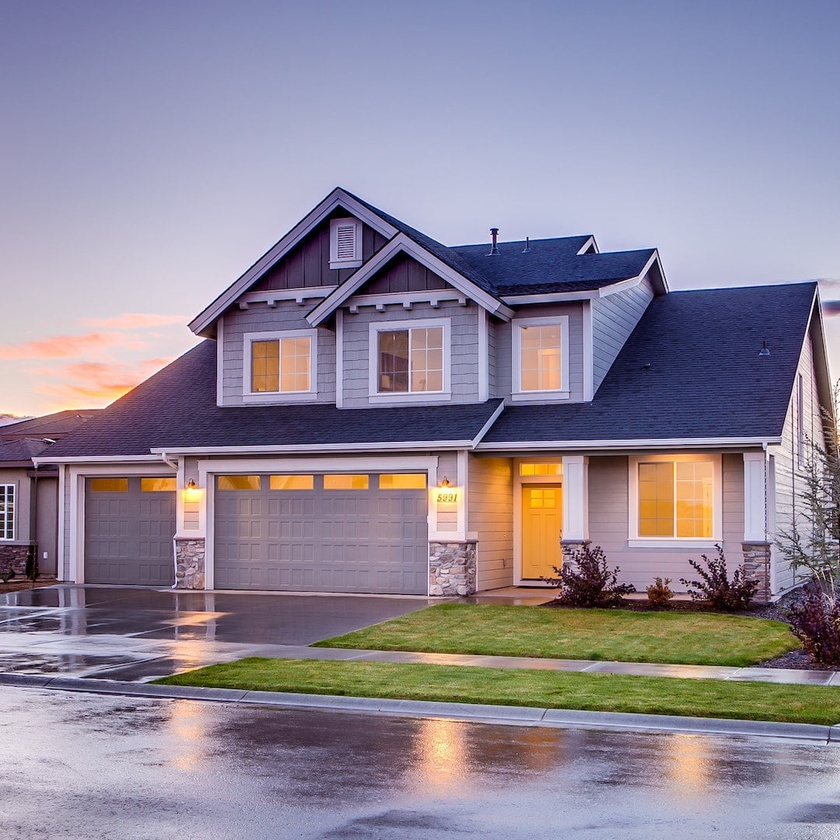
#> input picture 06-Edges/Data/house.jpg, 840 x 840 px, shrunk from 1080 x 1080 before the run, found by its file name
$ jupyter execute 04-edgeDetection.ipynb   (older library calls are emulated)
#> lines starting #> are read from the running program, lines starting #| are printed output that depends on the picture
[cell 1]
import cv2
import numpy as np
import matplotlib.pyplot as plt

[cell 2]
img = cv2.cvtColor(cv2.imread("D:\Computer-Vision\Image-Processing\Edges\edge\house.jpg"),cv2.COLOR_BGR2RGB)

[cell 3]
plt.imshow(img)
plt.show()

[cell 4]
custom_edge_detection_x = np.array([[0,  0,  0],
                                    [-1, 0, +1],
                                    [0,  0,  0]])

custom_edge_detection_y = np.array([[0, -1,  0],
                                    [0,  0,  0],
                                    [0, +1,  0]])

[cell 5]
img_edge_x = cv2.filter2D(img,-1,custom_edge_detection_x)

Can not detect the leftside edges bacause of that uint8 can not support the negative values. (When use the filters like X its going to calculate the next pixel value with the perivious one like this >>> (-1 * I0) + (0*I1) + (+1 * I2) and if I2 < I0 then answer is negative)

[cell 6]
plt.imshow(img_edge_x)
plt.show()

Change DataType to float 64bit For supporting the negative values that uint 8bit can not support

Then converting negative values to positive with cv2.convertScaleAbs and solving the negative points also the format 64F to uint8.

[cell 7]
img_edge_x = cv2.filter2D(img,cv2.CV_64F,custom_edge_detection_x)
img_edge_x = cv2.convertScaleAbs(img_edge_x)
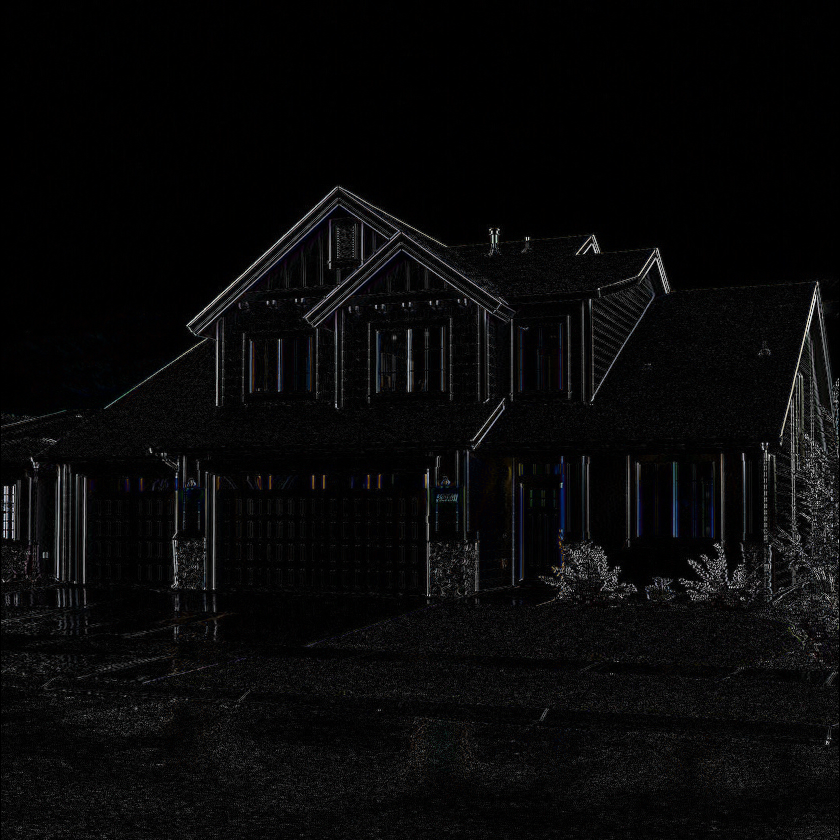
#> img_edge_x: shape (840, 840, 3); mean R, G, B 8.7, 8.7, 9

[cell 8]
img_edge_x.max()
#> Out = 254

[cell 9]
plt.imshow(img_edge_x)
plt.show()

Edge: Y

[cell 10]
img_edge_y = cv2.filter2D(img,cv2.CV_64F,custom_edge_detection_y)
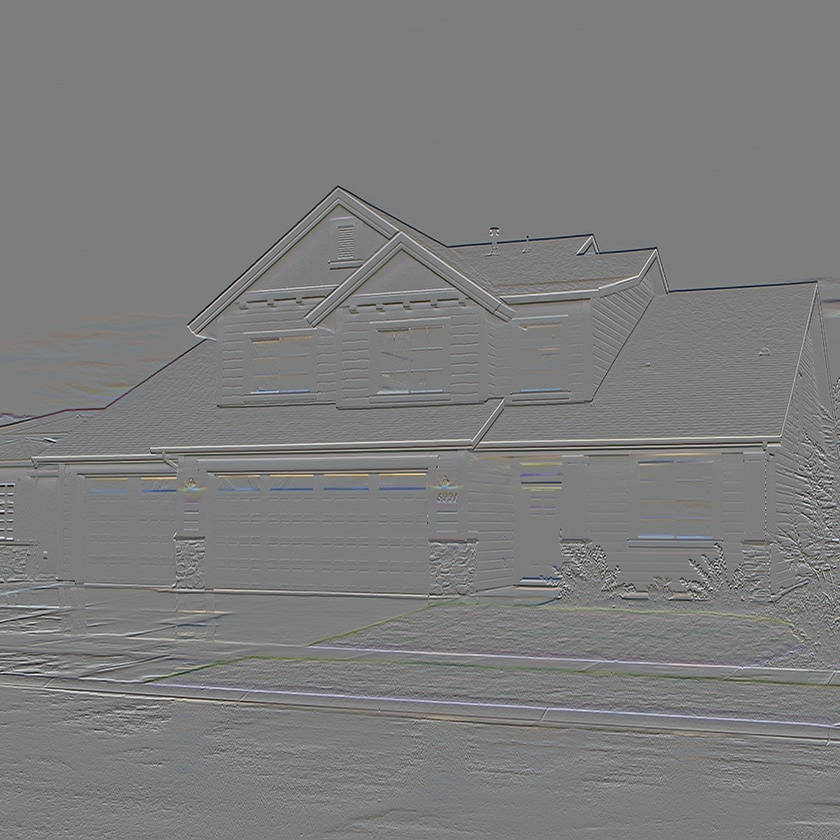
#> img_edge_y: shape (840, 840, 3) float64; mean R, G, B 0.1, 0.1, 0; drawn with min black and max white
img_edge_y = cv2.convertScaleAbs(img_edge_y)
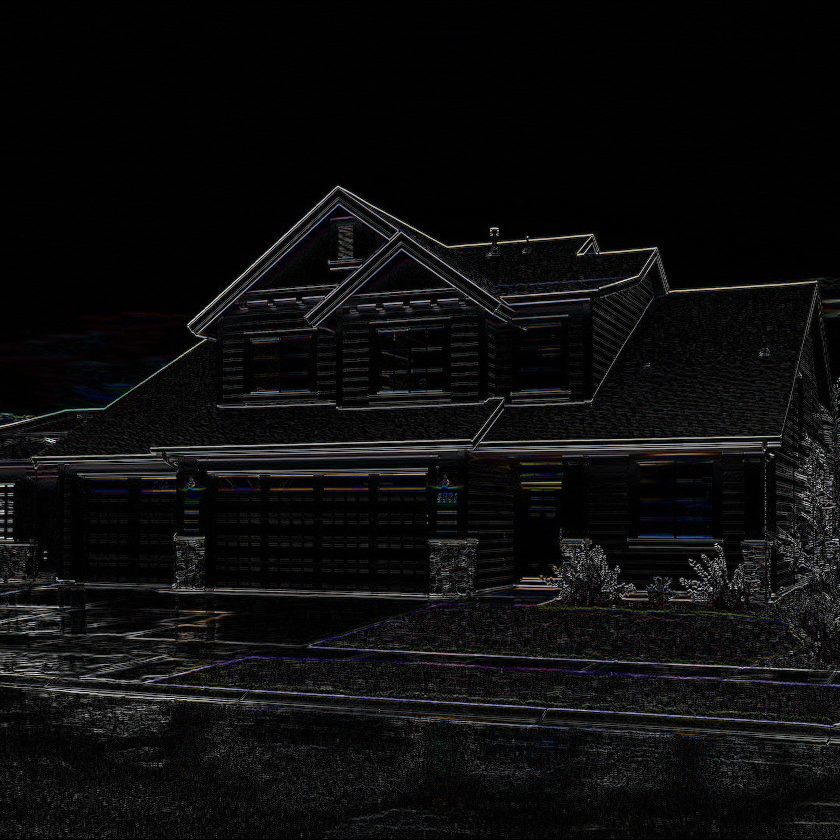
#> img_edge_y: shape (840, 840, 3); mean R, G, B 13.2, 13.1, 13.6

[cell 11]
plt.imshow(img_edge_y)
plt.show()

Edge : xy

Using 2 edges to gether with cv2.add method.

[cell 12]
img_edge_xy = cv2.add(img_edge_y,img_edge_x)
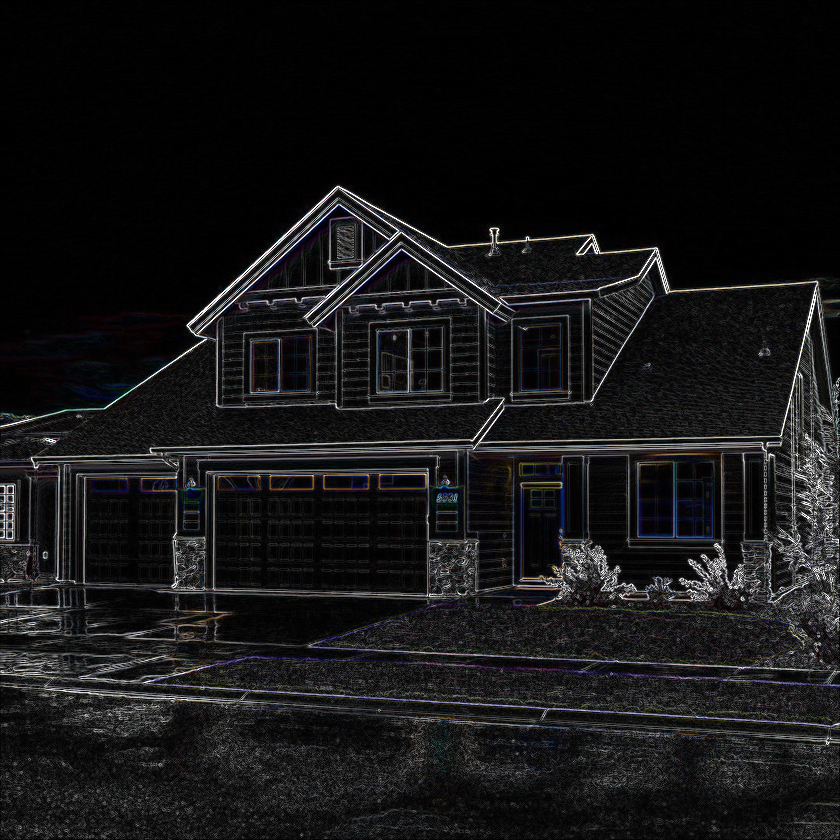
#> img_edge_xy: shape (840, 840, 3); mean R, G, B 21.8, 21.6, 22.4

[cell 13]
plt.imshow(img_edge_xy)
plt.show()

Edge detection function.

[cell 14]
def custom_edge_detection(img,threshold=False,thmin=50,thmax=255,gaussianBlur=False):
    custom_edge_detection_x = np.array([[0,  0,  0],
                                        [-1, 0, +1],
                                        [0,  0,  0]])

    custom_edge_detection_y = np.array([[0, -1,  0],
                                        [0,  0,  0],
                                        [0, +1,  0]])

    if gaussianBlur == True:
        img = cv2.GaussianBlur(img,(3,3),0)

    img_edge_x = cv2.filter2D(img,cv2.CV_64F,custom_edge_detection_x)
    img_edge_x = cv2.convertScaleAbs(img_edge_x)

    img_edge_y = cv2.filter2D(img,cv2.CV_64F,custom_edge_detection_y)
    img_edge_y = cv2.convertScaleAbs(img_edge_y)

    img_edge_xy = cv2.add(img_edge_y,img_edge_x)

    if threshold == True:
        _ , img_edge_xy = cv2.threshold(img_edge_xy,thmin,thmax,cv2.THRESH_BINARY)

    return img_edge_xy

[cell 15]
plt.imshow(img)
plt.show()

[cell 16]
plt.imshow(custom_edge_detection(img))
plt.show()

Detecting some points that are not realy edges and we are going to solve this problem.

Gradien Threshold. lower treshold 50 and upper treshold 255.

TRESH_BINARY >>> if lower than lower treshold set it to 0 and if its upper than lower trashold set it to 255.

[cell 17]
_ , img_edge_xy_th = cv2.threshold(img_edge_xy,50,255,cv2.THRESH_BINARY)
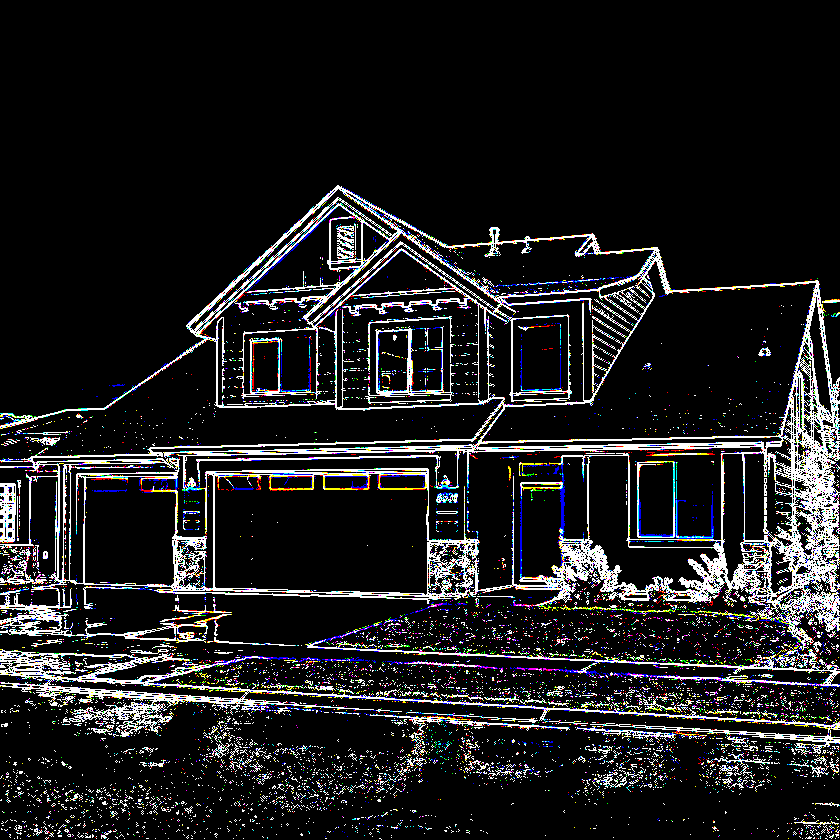
#> img_edge_xy_th: shape (840, 840, 3); mean R, G, B 29.7, 29.5, 30.6

[cell 18]
plt.imshow(img_edge_xy_th)
plt.show()

[cell 19]
img_edge_xy_th.min()
#> Out = 0

[cell 20]
img_edge_xy_th.max()
#> Out = 255

[cell 21]
plt.hist(img_edge_xy_th.reshape(-1),bins=100)
plt.show()
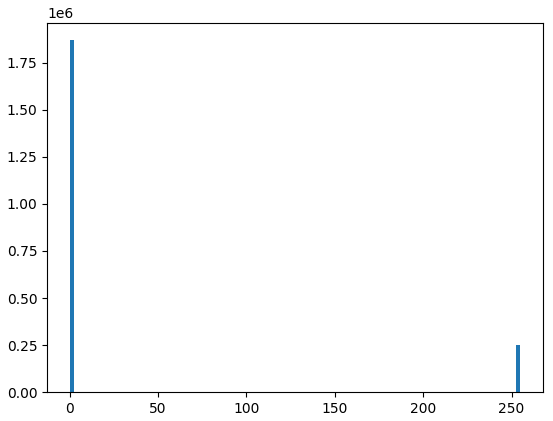
#> figure drawn by matplotlib, 1 panel; tallest bar 1868537 high, from x = 0 to 2.55

[cell 22]
plt.hist(img_edge_xy.reshape(-1),bins=100)
plt.show()
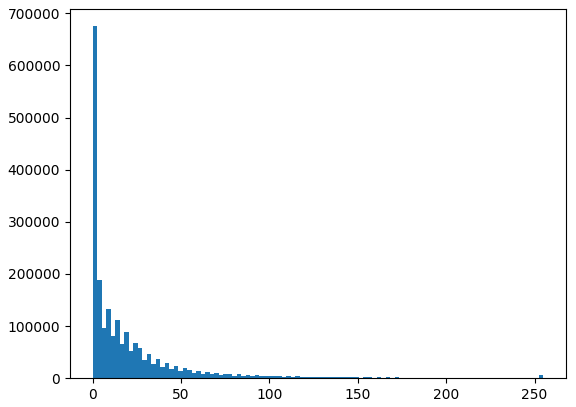
#> figure drawn by matplotlib, 1 panel; tallest bar 675110 high, from x = 0 to 2.55

[cell 23]
plt.imshow(custom_edge_detection(img,threshold=True,thmin=70))
#> call 2 of custom_edge_detection, with threshold = True, thmin = 70, thmax = 255, gaussianBlur = False
#> in custom_edge_detection (call 2), `_ , img_edge_xy = cv2.threshold(img_edge_xy,thmin,thmax,cv2.THRESH_BIN..`:
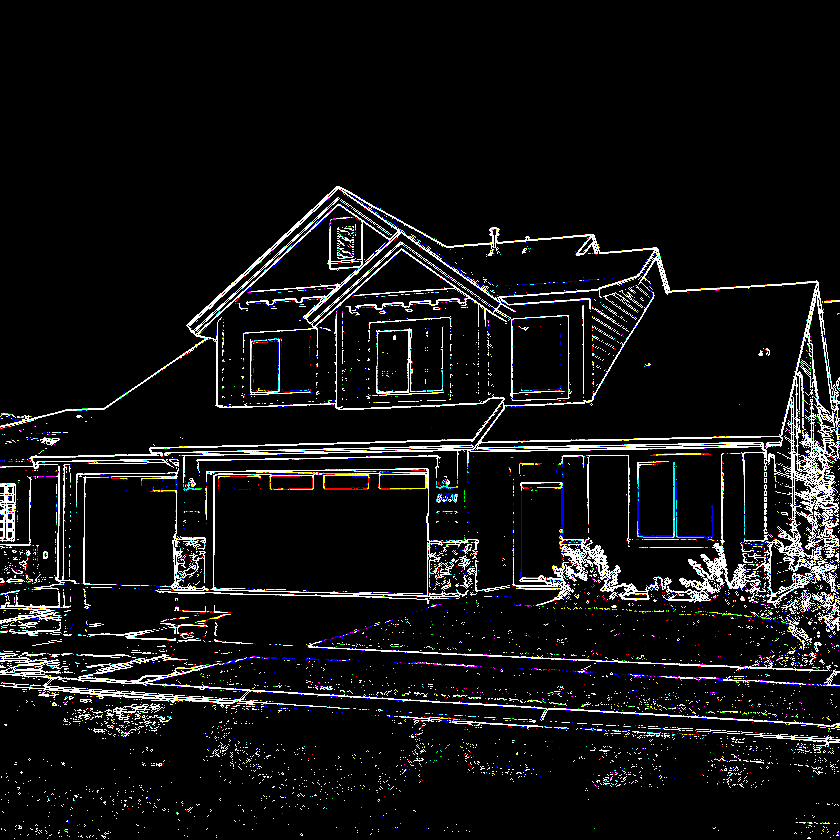
#> img_edge_xy: shape (840, 840, 3); mean R, G, B 18.5, 18.5, 19.2

$ run again, with 06-Edges/Data/images.jpg copied over 06-Edges/Data/house.jpg
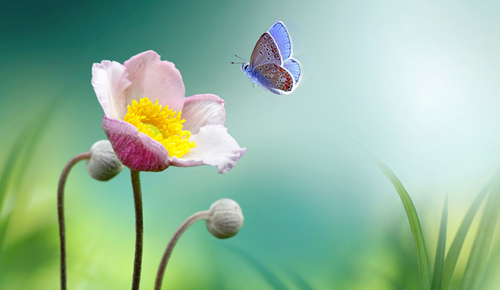
#> input picture 06-Edges/Data/images.jpg, 500 x 290 px, found by its file name
#> `img_edge_x.max()`: Out = 247
#> `img_edge_xy_th.min()`: Out = 0
#> `img_edge_xy_th.max()`: Out = 255
#> `plt.show()`:
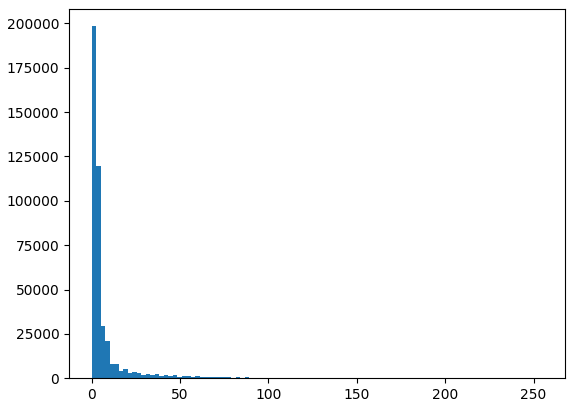
#> figure drawn by matplotlib, 1 panel; tallest bar 198422 high, from x = 0 to 2.55
#> in custom_edge_detection (call 2), `_ , img_edge_xy = cv2.threshold(img_edge_xy,thmin,thmax,cv2.THRESH_BIN..`:
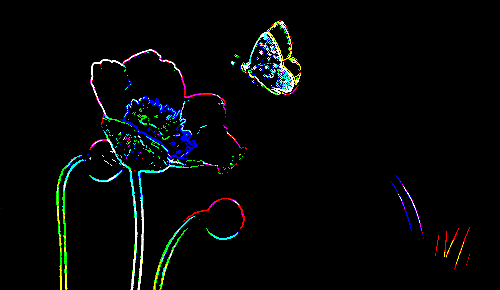
#> img_edge_xy: shape (290, 500, 3); mean R, G, B 4.8, 7, 6.8
